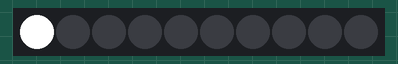
Recording of a sketch running on a simulated Arduino Uno, built with avr-gcc and run on an emulated ATmega328P. Shown: 10 RGB LEDs in strip order, left to right.

Above: at 0.05 s.
At 0.65 s:
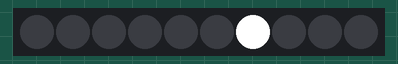
At 1.25 s:
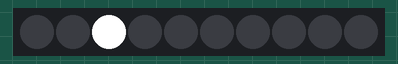

The sketch:

sketch.ino
```cpp
// RadioShack Tricolor LED Strip 2760339 TM1803
//
// THIS MUST BE COMPILED ON WINDOWS (or probably a Mac).
//
// To make this work, you will need:
//
//   - In theory, the FastLED 3.0.3 release should work on Windows or
//     MacOS.  But if you have problems with animation timing and
//     stuttering, try FastLED 3.1 branch.  Failure to use this will result
//     in problems with the animation timing.
//   - An official Arduino distribution (NOT A LINUX PORT!) with the
//     correct version of avr-gcc.  When working with the TM1803, you need
//     to get the assembly language timings exactly correct or the colors
//     will be wrong.  If you use the wrong version of avr-gcc, your colors
//     will all be wrong.
//
// Many thanks to focalintent for his help figuring this out.
//
// If you want to test your strip, see ../working_firmware.hex for a
// compiled firmware that shows animated white dots moving outward from the
// the start of the strip.
//
// Honestly, you should just give up on this strip and buy an Adafruit
// DotStar instead--it's cheaper, it offers per-LED control, and the update
// frequency is much higher.  And it doesn't require precise
// assembly-language timing loops.
//
// Partially inspired by:
// http://www.instructables.com/id/Import-a-Code-Library-to-Arduino/

#include <FastLED.h>

// Use our lowest-numbered PWM pin, in case the library needs it.
#define DATA_PIN 3

// 10 segments of 3 LEDs each.
#define NUM_LEDS 10

CRGB leds[NUM_LEDS];

void setup()
{
    FastLED.addLeds<TM1803, DATA_PIN, GBR>(leds, NUM_LEDS);
}

void loop()
{
    for (size_t i = 0; i < NUM_LEDS; i++) {
        leds[i] = CRGB::White;
        FastLED.show();
	delay(100);
	leds[i] = CRGB::Black;
    }
}
```

Measured:
- by itself, everything shown: repeats every 1.0 s, in 10 steps
